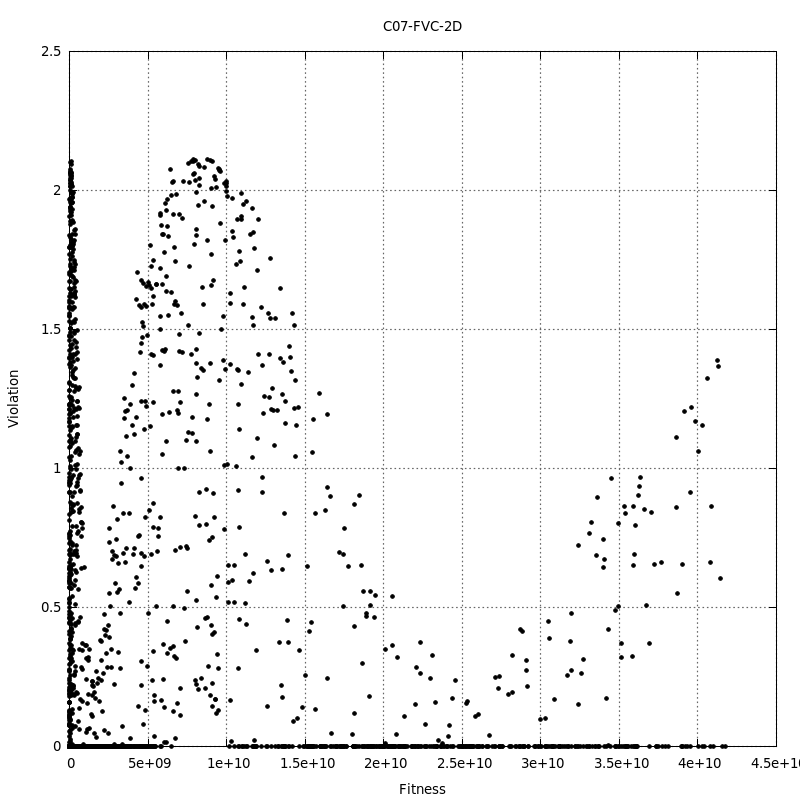

Recreate this plot in gnuplot.
set terminal pngcairo size 800,800 enhanced font 'Verdana,10'
set output "2DFVC.png"
set title "C07-FVC-2D"
#
set xlabel "Fitness"
set ylabel "Violation"
set grid ytics lt 0 lw 2 lc rgb "#666666"
set grid xtics lt 0 lw 2 lc rgb "#666666"
#
plot "data/2DFVC.dat" using 1:2 title '' pt 7 ps 0.6 lt 0
